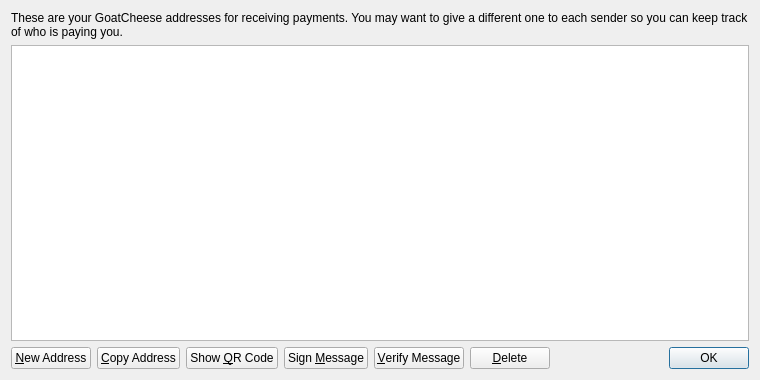
<?xml version="1.0" encoding="UTF-8"?>
<ui version="4.0">
 <class>AddressBookPage</class>
 <widget class="QWidget" name="AddressBookPage">
  <property name="geometry">
   <rect>
    <x>0</x>
    <y>0</y>
    <width>760</width>
    <height>380</height>
   </rect>
  </property>
  <property name="windowTitle">
   <string>Address Book</string>
  </property>
  <layout class="QVBoxLayout" name="verticalLayout">
   <item>
    <widget class="QLabel" name="labelExplanation">
     <property name="text">
      <string>These are your GoatCheese addresses for receiving payments. You may want to give a different one to each sender so you can keep track of who is paying you.</string>
     </property>
     <property name="textFormat">
      <enum>Qt::PlainText</enum>
     </property>
     <property name="wordWrap">
      <bool>true</bool>
     </property>
    </widget>
   </item>
   <item>
    <widget class="QTableView" name="tableView">
     <property name="contextMenuPolicy">
      <enum>Qt::CustomContextMenu</enum>
     </property>
     <property name="toolTip">
      <string>Double-click to edit address or label</string>
     </property>
     <property name="tabKeyNavigation">
      <bool>false</bool>
     </property>
     <property name="selectionMode">
      <enum>QAbstractItemView::SingleSelection</enum>
     </property>
     <property name="selectionBehavior">
      <enum>QAbstractItemView::SelectRows</enum>
     </property>
     <property name="sortingEnabled">
      <bool>true</bool>
     </property>
     <attribute name="verticalHeaderVisible">
      <bool>false</bool>
     </attribute>
    </widget>
   </item>
   <item>
    <layout class="QHBoxLayout" name="horizontalLayout">
     <item>
      <widget class="QPushButton" name="newAddressButton">
       <property name="toolTip">
        <string>Create a new address</string>
       </property>
       <property name="text">
        <string>&amp;New Address</string>
       </property>
      </widget>
     </item>
     <item>
      <widget class="QPushButton" name="copyToClipboard">
       <property name="toolTip">
        <string>Copy the currently selected address to the system clipboard</string>
       </property>
       <property name="text">
        <string>&amp;Copy Address</string>
       </property>
      </widget>
     </item>
     <item>
      <widget class="QPushButton" name="showQRCode">
       <property name="text">
        <string>Show &amp;QR Code</string>
       </property>
      </widget>
     </item>
     <item>
      <widget class="QPushButton" name="signMessage">
       <property name="toolTip">
        <string>Sign a message to prove you own a GoatCheese address</string>
       </property>
       <property name="text">
        <string>Sign &amp;Message</string>
       </property>
      </widget>
     </item>
     <item>
      <widget class="QPushButton" name="verifyMessage">
       <property name="toolTip">
        <string>Verify a message to ensure it was signed with a specified GoatCheese address</string>
       </property>
       <property name="text">
        <string>&amp;Verify Message</string>
       </property>
      </widget>
     </item>
     <item>
      <widget class="QPushButton" name="deleteButton">
       <property name="toolTip">
        <string>Delete the currently selected address from the list</string>
       </property>
       <property name="text">
        <string>&amp;Delete</string>
       </property>
      </widget>
     </item>
     <item>
      <spacer name="horizontalSpacer">
       <property name="orientation">
        <enum>Qt::Horizontal</enum>
       </property>
       <property name="sizeHint" stdset="0">
        <size>
         <width>40</width>
         <height>20</height>
        </size>
       </property>
      </spacer>
     </item>
     <item>
      <widget class="QDialogButtonBox" name="buttonBox">
       <property name="sizePolicy">
        <sizepolicy hsizetype="Maximum" vsizetype="Fixed">
         <horstretch>0</horstretch>
         <verstretch>0</verstretch>
        </sizepolicy>
       </property>
       <property name="standardButtons">
        <set>QDialogButtonBox::Ok</set>
       </property>
      </widget>
     </item>
    </layout>
   </item>
  </layout>
 </widget>
 <resources>
  <include location="../bitcoin.qrc"/>
 </resources>
 <connections/>
</ui>
